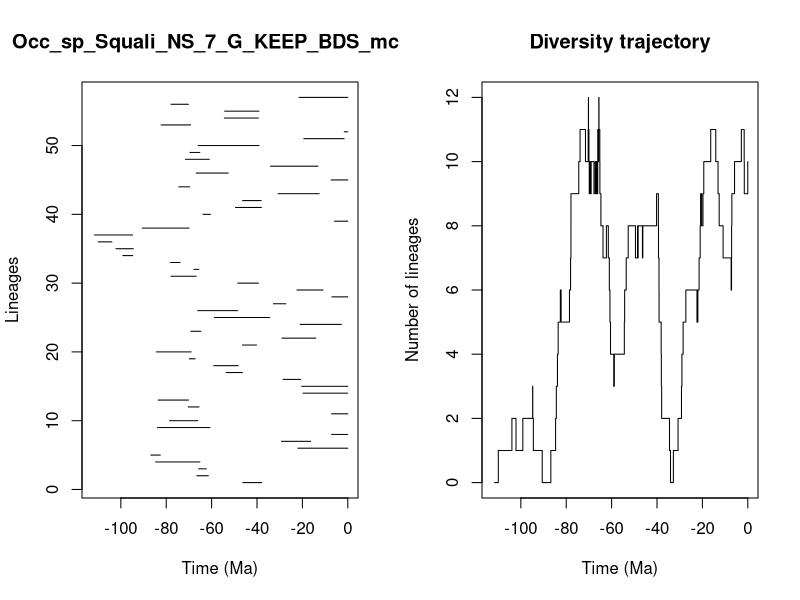

R code for this plot:


pdf(file='../Results/Species_NS/5_MA_bins_EP_FT/pyrate_mcmc_logs/Occ_sp_Squali_NS_7_G_KEEP_BDS_mcmc_LTT.pdf',width=0.6*20, height=0.6*10)
title = "Occ_sp_Squali_NS_7_G_KEEP_BDS_mcmc"
ts=c(46.24403708467408, 66.52690337068246,65.7251022318572,84.68969064354873,86.78374424839049,21.988532919974254,29.21126778122316,7.123469518316583,83.86887029925393,78.57377420170891,7.141557023777552,70.32927827695119,83.55593967359819,19.74634033109611,20.30849345643626,28.489974551963993,53.560738865212485,59.065610442186255,69.85942307711323,84.362693482687,46.42957608331301,29.022850642484276,69.14086375332474,20.980566874180656,58.80309769494216,66.12230108383231,32.77984613475874,7.016493166431487,22.394614234240507,48.513973787720296,77.9169464450095,67.78378341300639,78.0841337171392,99.12001933899704,102.13374395578131,109.92875779843575,111.6086756972543,90.57907160633387,5.829948710825167,63.78363614146185,49.49481237650922,46.3615058994251,30.726208949497632,74.47720432824183,7.331909962305469,66.78525863074725,34.04816268562471,71.51964410518605,69.55147536261082,65.91757385914839,19.3880316352086,1.542223433042018,82.25913785642317,54.39680124169527,54.25245650872249,77.90894306307297,21.456182591648155)
te=c(37.949833321222364, 61.45296728507076,62.30449110997799,65.16378772956423,82.59452997800469,0.0,16.33066901298038,0.0,60.73368334408425,66.09131883238062,0.0,65.5572881219508,70.18793173762184,0.0,0.0,20.794801286381936,46.41066289369482,48.30298145651841,67.24810324476097,69.0141158548792,40.19733654499189,14.109011849235593,64.72368724181246,2.8331078875374702,34.49296714297766,48.58382578787084,27.29334572747111,0.0,10.878236981995371,39.34772794320706,66.77975577116197,65.6433511104564,73.89586723204289,94.73967931933974,94.4860920073734,103.93127570212403,94.80139662782356,69.99087107813214,0.0,60.48864151073824,38.08280966130497,38.16488146339577,12.597884421701972,69.6456277345401,0.0,52.68822141847846,13.096867445263703,61.01337476048234,65.20051293168005,39.08760694159392,1.5900106632198174,0.0,69.25393416090424,39.393425714136725,39.12261331212584,70.2258017750965,0.0)
div_traj=c(0, 1,2,1,2,3,2,1,0,1,2,3,4,5,6,5,6,7,8,9,10,11,10,11,12,11,10,9,10,9,10,9,10,9,10,9,10,9,10,11,10,11,12,11,10,9,8,7,8,7,6,5,4,3,4,5,6,7,8,7,8,7,8,7,8,7,8,9,8,7,6,5,4,3,2,1,0,1,2,3,4,5,6,5,6,7,8,9,8,9,10,11,10,9,8,7,6,7,8,9,10,11,10,9,10)
time_events=c(111.6086756972543, 109.92875779843575,103.93127570212403,102.13374395578131,99.12001933899704,94.80139662782356,94.73967931933974,94.4860920073734,90.57907160633387,86.78374424839049,84.68969064354873,84.362693482687,83.86887029925393,83.55593967359819,82.59452997800469,82.25913785642317,78.57377420170891,78.0841337171392,77.9169464450095,77.90894306307297,74.47720432824183,73.89586723204289,71.51964410518605,70.32927827695119,70.2258017750965,70.18793173762184,69.99087107813214,69.85942307711323,69.6456277345401,69.55147536261082,69.25393416090424,69.14086375332474,69.0141158548792,67.78378341300639,67.24810324476097,66.78525863074725,66.77975577116197,66.52690337068246,66.12230108383231,66.09131883238062,65.91757385914839,65.7251022318572,65.6433511104564,65.5572881219508,65.20051293168005,65.16378772956423,64.72368724181246,63.78363614146185,62.30449110997799,61.45296728507076,61.01337476048234,60.73368334408425,60.48864151073824,59.065610442186255,58.80309769494216,54.39680124169527,54.25245650872249,53.560738865212485,52.68822141847846,49.49481237650922,48.58382578787084,48.513973787720296,48.30298145651841,46.42957608331301,46.41066289369482,46.3615058994251,46.24403708467408,40.19733654499189,39.393425714136725,39.34772794320706,39.12261331212584,39.08760694159392,38.16488146339577,38.08280966130497,37.949833321222364,34.49296714297766,34.04816268562471,32.77984613475874,30.726208949497632,29.21126778122316,29.022850642484276,28.489974551963993,27.29334572747111,22.394614234240507,21.988532919974254,21.456182591648155,20.980566874180656,20.794801286381936,20.30849345643626,19.74634033109611,19.3880316352086,16.33066901298038,14.109011849235593,13.096867445263703,12.597884421701972,10.878236981995371,7.331909962305469,7.141557023777552,7.123469518316583,7.016493166431487,5.829948710825167,2.8331078875374702,1.5900106632198174,1.542223433042018,0.0)
                par(mfrow=c(1,2))
                L = length(ts)
                plot(ts, 1:L , xlim=c(-max(ts)-1,0), pch=20, type="n", main=title,xlab="Time (Ma)",ylab="Lineages")
                for (i in 1:L){segments(x0=-te[i],y0=i,x1=-ts[i],y1=i)}    
                t = -time_events
                plot(div_traj ~ t,type="s", main = "Diversity trajectory",xlab="Time (Ma)",ylab="Number of lineages",xlim=c(-max(ts)-1,0))
                abline(v=c(65,200,251,367,445),lty=2,col="gray")
                
